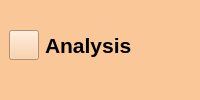
                  <widget class="QWidget" name="headerFrame_3" native="true">
                   <property name="styleSheet">
                    <string notr="true">background-color: #FAC898;</string>
                   </property>
                   <layout class="QHBoxLayout" name="horizontalLayout_30">
                    <property name="spacing">
                     <number>0</number>
                    </property>
                    <property name="leftMargin">
                     <number>0</number>
                    </property>
                    <property name="topMargin">
                     <number>0</number>
                    </property>
                    <property name="rightMargin">
                     <number>0</number>
                    </property>
                    <property name="bottomMargin">
                     <number>10</number>
                    </property>
                    <item>
                     <widget class="QWidget" name="mainMenuButton_3" native="true">
                      <layout class="QHBoxLayout" name="horizontalLayout_31">
                       <item>
                        <widget class="QPushButton" name="menuButton_3">
                         <property name="minimumSize">
                          <size>
                           <width>30</width>
                           <height>30</height>
                          </size>
                         </property>
                         <property name="maximumSize">
                          <size>
                           <width>30</width>
                           <height>30</height>
                          </size>
                         </property>
                         <property name="sizeIncrement">
                          <size>
                           <width>10</width>
                           <height>10</height>
                          </size>
                         </property>
                         <property name="styleSheet">
                          <string notr="true">image: url(:/icons/assets/icons/align-justify.svg);
magin-left: 3px</string>
                         </property>
                         <property name="text">
                          <string/>
                         </property>
                         <property name="iconSize">
                          <size>
                           <width>18</width>
                           <height>18</height>
                          </size>
                         </property>
                         <property name="checkable">
                          <bool>true</bool>
                         </property>
                        </widget>
                       </item>
                       <item>
                        <widget class="QLabel" name="homeHeader_3">
                         <property name="font">
                          <font>
                           <pointsize>16</pointsize>
                           <bold>true</bold>
                          </font>
                         </property>
                         <property name="text">
                          <string>Analysis</string>
                         </property>
                        </widget>
                       </item>
                      </layout>
                     </widget>
                    </item>
                    <item>
                     <widget class="QWidget" name="mainSearchFrame_3" native="true">
                      <layout class="QHBoxLayout" name="horizontalLayout_32"/>
                     </widget>
                    </item>
                    <item>
                     <widget class="QWidget" name="mainAccountFrame_3" native="true">
                      <layout class="QHBoxLayout" name="horizontalLayout_34">
                       <property name="spacing">
                        <number>0</number>
                       </property>
                       <property name="leftMargin">
                        <number>0</number>
                       </property>
                       <property name="topMargin">
                        <number>0</number>
                       </property>
                       <property name="rightMargin">
                        <number>0</number>
                       </property>
                       <property name="bottomMargin">
                        <number>0</number>
                       </property>
                      </layout>
                     </widget>
                    </item>
                   </layout>
                  </widget>
